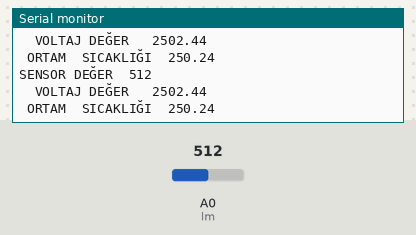
Recording of a sketch running on a simulated Arduino Uno, built with avr-gcc and run on an emulated ATmega328P. Shown: the last lines printed to the serial monitor. The test bench sets the inputs (shaded band); at power-on: A0 (lm) = 512.

Above: at 1.8 s.
1.9 s: A0 (lm) set to 716
At 2.8 s:
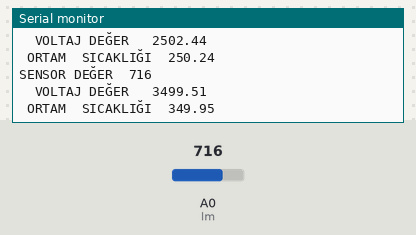
3.4 s: A0 (lm) set to 900
At 4.6 s:
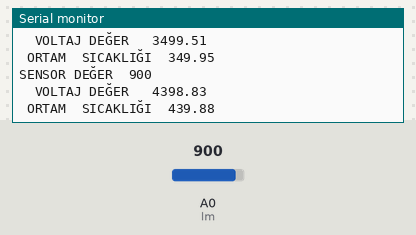
Timing chart, 0 to 6.4 s (numbered marks = the images above; inputs shaded):
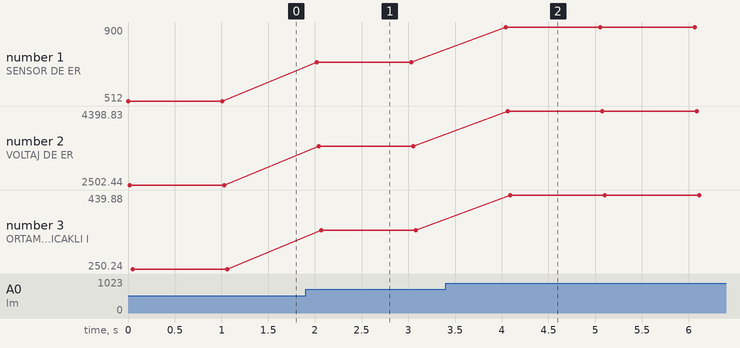

The sketch:

sketch_dec26a.ino
```cpp
#define lm A0
int sensor_deger ;
float voltaj_deger ;
float sicaklik ;

void setup() {
Serial.begin(9600);
}

void loop() {
sensor_deger = analogRead (lm);
Serial.print("SENSOR DEĞER  ");
Serial.println(sensor_deger);

voltaj_deger = (sensor_deger / 1023.0) * 5000 ;
Serial.print("  VOLTAJ DEĞER   ");
Serial.println(voltaj_deger);

sicaklik = voltaj_deger / 10 ;
Serial.print(" ORTAM  SICAKLIĞI  ");
Serial.println(sicaklik);


delay(1000);
}
```

Measured:
- after the input at 1.9 s, the serial monitor: prints a new line after 0.12 s (image 1)
- after the input at 3.4 s, the serial monitor: prints a new line after 0.64 s (image 2)
- plotted number 1: 512 → 716 after the input at 1.9 s, 716 → 900 after the input at 3.4 s
- plotted number 2: 2502.44 → 3499.51 after the input at 1.9 s, 3499.51 → 4398.83 after the input at 3.4 s
- plotted number 3: 250.24 → 349.95 after the input at 1.9 s, 349.95 → 439.88 after the input at 3.4 s
